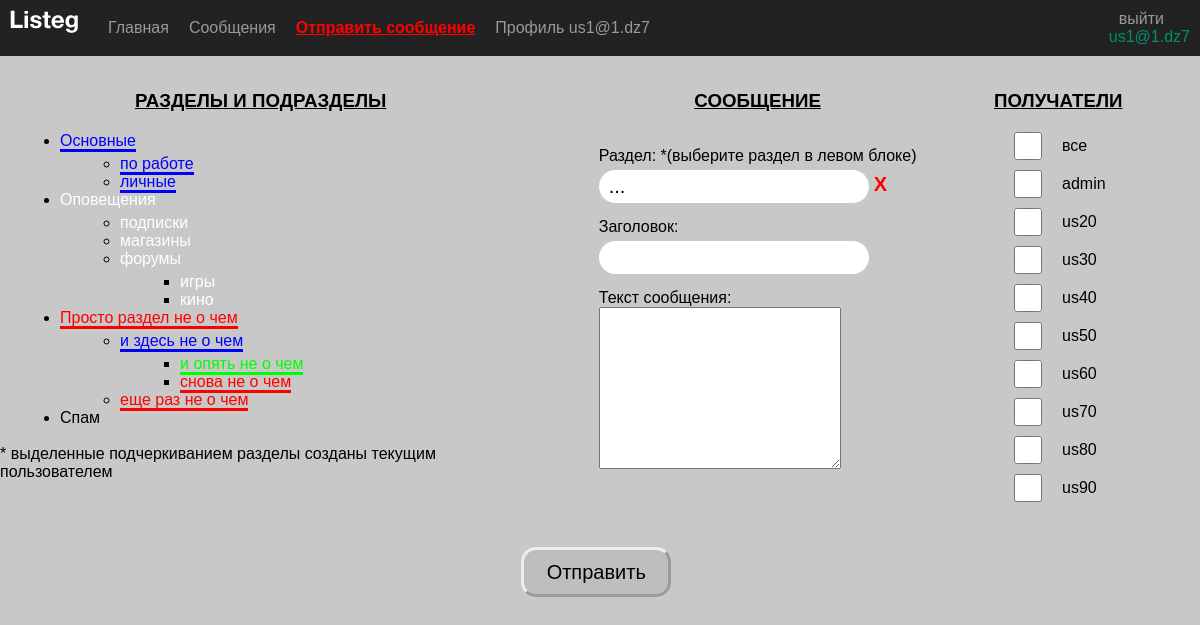
/route/msgOut/ (signed in), run on an earlier commit of the app's database.
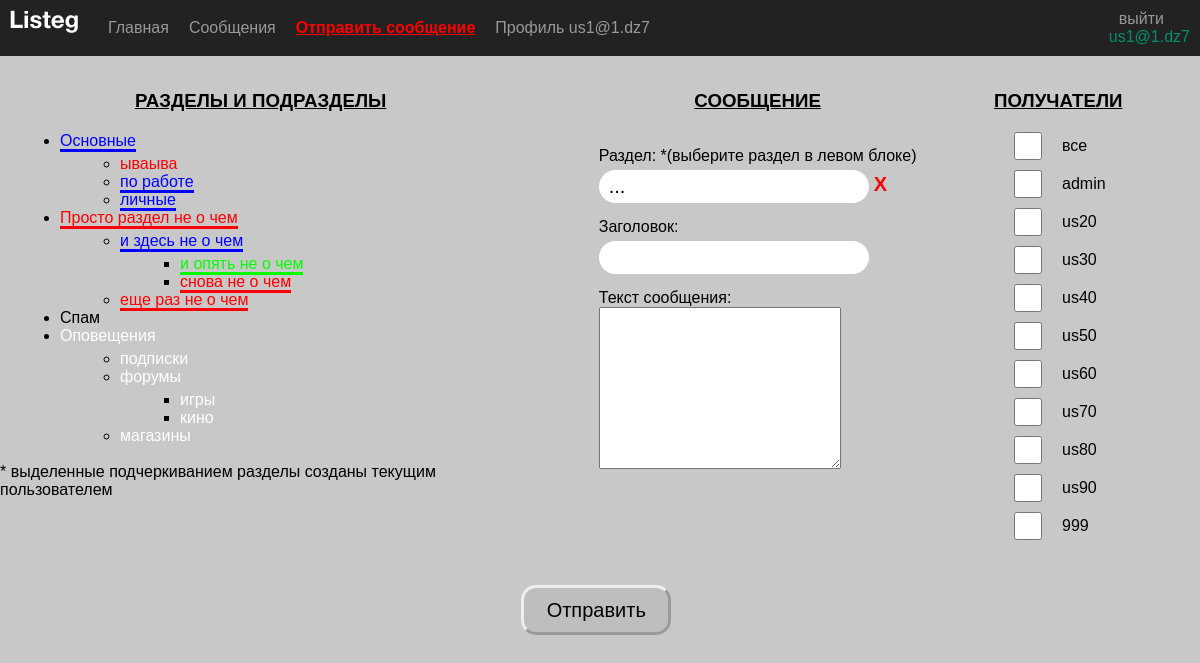
And on a later commit of the database.
### tables this page shows
CREATE TABLE `sections` (
  `id` int(3) NOT NULL,
  `name` varchar(50) NOT NULL,
  `parent_id` int(3) DEFAULT '0',
  `user_id` int(11) NOT NULL,
  `color_id` int(3) DEFAULT NULL,
  `date_time` datetime NOT NULL DEFAULT CURRENT_TIMESTAMP
);

CREATE TABLE `users` (
  `id` int(11) NOT NULL,
  `user` varchar(255) NOT NULL,
  `email` varchar(255) NOT NULL,
  `phone` varchar(20) DEFAULT NULL,
  `password` char(60) NOT NULL,
  `flag_email_notification` tinyint(1) NOT NULL DEFAULT '0',
  `flag_active` tinyint(1) NOT NULL DEFAULT '0'
);

### helpers/menu.php (called while the page is built)
<?php
function createMenu(
    array $mainMenu,
    string $typeSort = 'asc',
    string $typeMenu = 'horizontal'
) {
    $mainMenu = sortArray($mainMenu, $typeSort);
    require $_SERVER['DOCUMENT_ROOT'] . '/template/templMenu.php';
}

### helpers/littleHelper.php (called while the page is built, shortened)
<?php
function cutString(string $element, int $numberOfSymbols): string
{
    return mb_strlen($element, 'UTF-8') <= $numberOfSymbols
        ? $element
        : mb_substr($element, 0, $numberOfSymbols - 3, 'UTF-8') . '...';
}
function activePoint(string $element, string $class): string
{
    return isCurrentUrl($element)
        ? $class
        : '';
}
function defineUrl(): string
{
    return parse_url($_SERVER['REQUEST_URI'], PHP_URL_PATH);
}
function isCurrentUrl(string $url): bool
{
    return $url == defineUrl();
}
function sortArray($mainMenu, $typeSort): array
{
    usort(
        $mainMenu,
        $typeSort == 'asc'
            ? function ($a, $b) {
                return $a['sort'] > $b['sort'];
            }
            : function ($a, $b) {
                return $b['sort'] > $a['sort'];
            }
    );
    return $mainMenu;
}
function isAuth(): bool
{
    return empty($_SESSION['login']);
}

### helpers/pdo_query.php (called while the page is built, shortened)
<?php
function selectUsers(object $pdo): array
{
    $sql = 'SELECT
            id,
            user,
            email
            FROM `users`';
    $stmt = $pdo->prepare($sql);
    $stmt->execute();
    return $stmt->fetchAll();
}
function selectSection(object $pdo): array
{
    $sql = 'SELECT
                `sections`.id AS sections_id,
                `sections`.name,
                `sections`.parent_id,
                `sections`.user_id,
                `sections`.color_id,
                `colors`.red,
                `colors`.green,
                `colors`.blue,
                `users`.email
            FROM `sections`
            LEFT OUTER JOIN `colors`
            ON `sections`.color_id = `colors`.id
            LEFT OUTER JOIN `users`
            ON `sections`.user_id = `users`.id
            ORDER BY `sections`.parent_id';
    $stmt = $pdo->prepare($sql);
    $stmt->execute();
    $resDB = $stmt->fetchAll();
    $category = [];
    foreach ($resDB  as $sectDB) {
        $category[$sectDB['parent_id']][] = $sectDB;
    }
    return $category;
}

### template/tempUserSection.php (the view, shortened to what this page needs)
<div>
    <?php
    function outTree($parent_id, $level)
    {
        global $category, $linkSections;
        if (isset($category[$parent_id])) {
            echo "<ul class=\"section-list\">";
            foreach ($category[$parent_id] as $value) {
                $color = "rgb(" . $value["red"] . "," . $value["green"] . "," . $value["blue"] . ")";
                echo '<li>
                    <a href="' . $linkSections . '?parent=' . $value['sections_id'] . '&parentName=' . str_replace(" ", "%20", $value['name']) . '" style=" color:' . $color . ';
                                border-bottom: ' .
                    ($value['email'] == $_SESSION['login'] ?
                        ' 3px solid ' . $color
                        : 'none') .
                    '" >' .
                    $value['name'] .
                    '</a>
                </li>';
                $level = $level + 1;
                outTree($value["sections_id"], $level);
                $level = $level - 1;
            }
            echo "</ul>";
        }
    }
    outTree(0, 0);
    ?>
    <br>
    <p>* выделенные подчеркиванием разделы созданы текущим пользователем</p>
</div>

### views/header.php (shortened to what this page needs)
<?php
require $_SERVER['DOCUMENT_ROOT'] . '/helpers/menu.php';
require $_SERVER['DOCUMENT_ROOT'] . '/helpers/littleHelper.php';
require $_SERVER['DOCUMENT_ROOT'] . '/helpers/pdo_db.php';
require $_SERVER['DOCUMENT_ROOT'] . '/helpers/pdo_query.php';
$admin = false;
if (isset($_SESSION['admin'])) {
    $admin = $_SESSION['admin'];
}
$mainMenu = [];
if (isset($_SESSION['mainMenu'])) {
    $mainMenu = $_SESSION['mainMenu'];
}
?>
<!DOCTYPE html>
<html lang="en">
<head>
    <link rel="stylesheet" href="/css/style.css">
    <link rel="stylesheet" href="/css/jquery.fancybox.min.css" />
</head>
<body>
    <header>
        <div class="left-header">
            <a href="/"><img src="/img/logo.png" alt="logo"></a>
            <?php createMenu($mainMenu, 'asc', 'horizontal', $admin) ?>
        </div>
        <div class="right-header">
            <a href="/route/enter/?enter=<?= !isAuth() ? 'exit' : 'autor' ?>" class="horizontal-menu-link">
                <span class="horizontal-menu-element">
                    <?= !isAuth() ? 'выйти' : 'войти на сайт' ?>
                </span>
                <?php if (!isAuth()) { ?>
                    <div class="autor-yes">
                        <?= $_SESSION['login'] ?>
                    </div>
                <?php } else { ?>
                    <div class="autor-no">
                        авторизируйтесь
                    </div>
                <?php } ?>
            </a>
        </div>
    </header>

### template/templMenu.php
<ul class="<?= $typeMenu ?>-menu">
    <?php foreach ($mainMenu as $element) { ?>
        <li>
            <a href="<?= $element['path'] ?>
            " class=" <?= $typeMenu ?>-menu-link">
                <div class="<?= $typeMenu ?>-menu-element <?= activePoint($element['path'], 'active') ?>">
                    <?= cutString($element['title'], 150) ?>
                </div>
            </a>
        </li>
    <?php } ?>
</ul>

### route/msgOut/index.php (shortened to what this page needs)
<?php
require $_SERVER['DOCUMENT_ROOT'] . '/views/header.php';
$sectionName = '...';
$title = '';
$linkSections = '/route/msgOut/';
$checked = [];
if (isset($_SESSION['login'])) {
    $category = selectSection($pdo);
}
?>
<main>
    <?php
    require $_SERVER['DOCUMENT_ROOT'] . '/template/msg/tempMsgCreate.php';
    ?>
</main>
<?php require $_SERVER['DOCUMENT_ROOT'] . '/views/footer.php';

### template/msg/tempMsgCreate.php (shortened to what this page needs)
<?php
$users = selectUsers($pdo);
$users = array_filter(
    $users,
    function ($element) {
        return $element['id'] !== $_SESSION['user_id'];
    }
);
array_unshift($users, ['id' => -1, 'user' => 'все', 'email' => '-----']);
?>
<div class="container-msg">
    <div>
        <h3 class="page-header">РАЗДЕЛЫ И ПОДРАЗДЕЛЫ</h3>
        <?php require $_SERVER['DOCUMENT_ROOT'] . '/template/tempUserSection.php'; ?>
    </div>
    <form action="" method="POST" class="form-msg">
        <div class="container-msg">
            <div class="input-msg">
                <h3 class="page-header">СООБЩЕНИЕ</h3>
                <label class="enter-label" for="section">Раздел: <smal>*(выберите раздел в левом блоке)</smal></label>
                <div class="block-section">
                    <div class="section-name"> <?= $sectionName ?></div>
                    <a href="/route/msgOut/?clearSection=1" class="cross-clear">
                        Х
                    </a>
                </div>
                <label class="enter-label" for="msg-title">Заголовок:</label>
                <input type="text" id="msg-title" name="title" value="<?= $title ?>">
                <label class="enter-label" for="msg-text">Текст сообщения:</label>
                <textarea class="text-msg" id="msg-text" name="text"> <?= htmlspecialchars($text) ?></textarea>
            </div>
            <div class="input-msg">
                <h3 class="page-header">ПОЛУЧАТЕЛИ</h3>
                <ul class="user-list">
                    <?php
                    foreach ($users as $user) { ?>
                        <li class="user-list-element">
                            <input type="checkbox" class="check-user" name="recepient[]" value="<?= $user['id'] ?>" <?php if (in_array($user['id'], $checked)) { ?> checked <?php } ?>>
                            <span><?= $user['user'] ?></span>
                        </li>
                    <?php } ?>
                </ul>
            </div>
        </div>
        <input type="submit" name="btnSubmit" value="Отправить" class="enter-button" />
    </form>
</div>

### views/footer.php (shortened to what this page needs)
</body>
</html>

### css/style.css (style rules this page uses)
* { margin: 0; padding: 0; font-family: Arial, Helvetica, sans-serif; }
body { background-color: #c9c8c8; }
header { width: 100%; position: fixed; left: 0; top: 0; background-color: #222; display: flex; justify-content: space-around; }
.left-header { flex-grow: 1; margin: 10px; display: flex; }
.right-header { margin: 10px; }
.horizontal-menu, .vertical-menu { display: flex; flex-direction: row; align-items: center; font-size: 16px; list-style-type: none; margin-left: 20px; }
.horizontal-menu-link, .vertical-menu-link { text-decoration: none; }
.horizontal-menu-element, .vertical-menu-element { margin: 0 10px; color: #999; }
main { margin-top: 70px; margin-bottom: 20px; width: 100%; }
.enter-label { margin-top: 15px; }
.enter-button { margin-top: 35px; width: 150px; height: 50px; border-radius: 15px; border-style: outset; background-color: rgb(190, 190, 190); }
.active { color: red; font-weight: bold; text-decoration: underline; }
.page-header { text-align: center; margin-bottom: 20px; margin-top: 20px; text-decoration: underline; }
input, select, .section-name { font-size: 20px; margin-top: 5px; padding: 5px 10px; border: none; border-radius: 20px; width: 250px; background-color: #fff; }
.autor-yes, .autor-no { text-align: center; }
.autor-yes { color: rgb(0, 145, 108); }
.section-list { margin-left: 5vw; margin-top: 5px; padding: 0; }
.section-list li a { text-decoration: none; }
.block-section { display: flex; flex-direction: row; flex-wrap: nowrap; align-items: center; }
.cross-clear { display: block; margin-left: 5px; font-weight: bold; font-size: 20px; text-decoration: none; color: red; }
.container-msg { display: flex; flex-direction: row; flex-wrap: nowrap; justify-content: space-evenly; }
.input-msg { display: flex; flex-direction: column; }
.text-msg { width: 20vw; height: 20vh; }
.check-user { margin: 0 20px 0 0; padding: 0 20px 0 0; height: 28px; width: 28px; }
.form-msg { width: 60vw; }
.user-list-element { list-style: none; padding-left: 20px; display: flex; flex-wrap: nowrap; align-items: center; margin-bottom: 10px; }

What changed in the data, as far as the page shows it:
added sections: name "ываыва", shown under "Основные"
shown differently, row unchanged: sections "Оповещения": moves down the list
shown differently, row unchanged: sections "форумы": moves up the list
added users: user "999"
